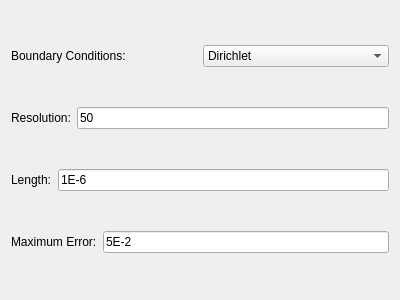
<?xml version="1.0" encoding="UTF-8"?>
<ui version="4.0">
 <class>pois_solver_vl</class>
 <widget class="QWidget" name="pois_solver_vl">
  <property name="geometry">
   <rect>
    <x>0</x>
    <y>0</y>
    <width>400</width>
    <height>300</height>
   </rect>
  </property>
  <property name="windowTitle">
   <string>Form</string>
  </property>
  <layout class="QVBoxLayout" name="verticalLayout_2">
   <item>
    <layout class="QHBoxLayout" name="bcs_hl">
     <item>
      <widget class="QLabel" name="label_bcs">
       <property name="text">
        <string>Boundary Conditions:</string>
       </property>
      </widget>
     </item>
     <item>
      <widget class="QComboBox" name="combo_bcs">
       <item>
        <property name="text">
         <string>Dirichlet</string>
        </property>
       </item>
       <item>
        <property name="text">
         <string>Neumann</string>
        </property>
       </item>
       <item>
        <property name="text">
         <string>Periodic</string>
        </property>
       </item>
      </widget>
     </item>
    </layout>
   </item>
   <item>
    <layout class="QHBoxLayout" name="resolution_hl">
     <item>
      <widget class="QLabel" name="label_resolution">
       <property name="text">
        <string>Resolution:</string>
       </property>
      </widget>
     </item>
     <item>
      <widget class="QLineEdit" name="le_resolution">
       <property name="text">
        <string>50</string>
       </property>
      </widget>
     </item>
    </layout>
   </item>
   <item>
    <layout class="QHBoxLayout" name="length_hl">
     <item>
      <widget class="QLabel" name="label_length">
       <property name="text">
        <string>Length:</string>
       </property>
      </widget>
     </item>
     <item>
      <widget class="QLineEdit" name="le_length">
       <property name="text">
        <string>1E-6</string>
       </property>
      </widget>
     </item>
    </layout>
   </item>
   <item>
    <layout class="QHBoxLayout" name="max_error_hl">
     <item>
      <widget class="QLabel" name="label_max_error">
       <property name="text">
        <string>Maximum Error:</string>
       </property>
      </widget>
     </item>
     <item>
      <widget class="QLineEdit" name="le_max_error">
       <property name="text">
        <string>5E-2</string>
       </property>
      </widget>
     </item>
    </layout>
   </item>
  </layout>
 </widget>
 <resources/>
 <connections/>
</ui>
